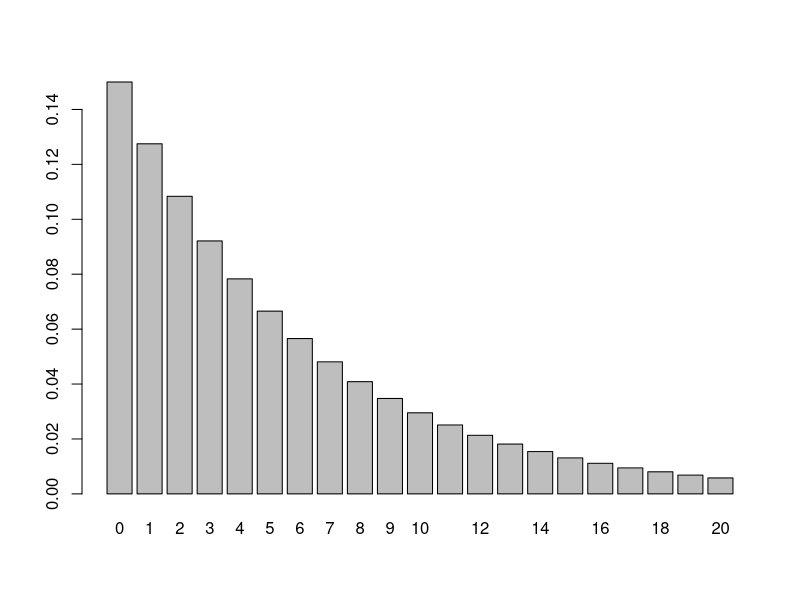
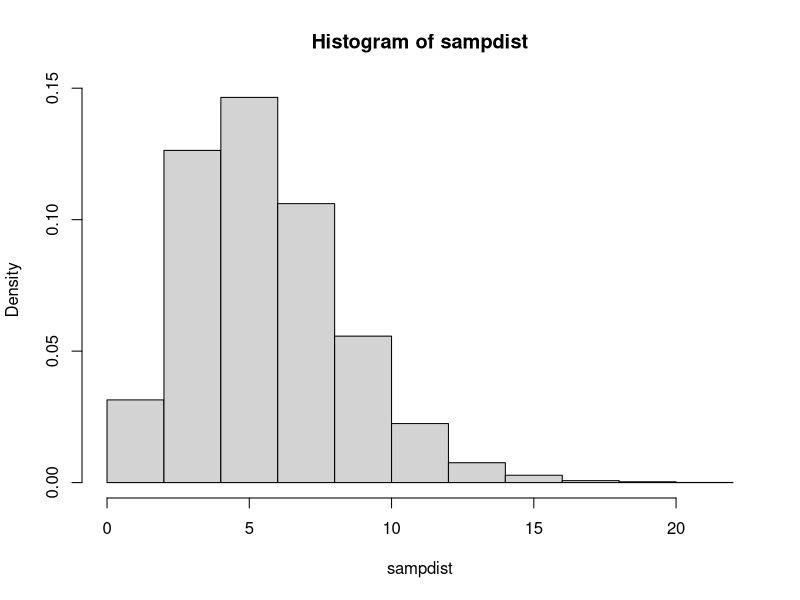
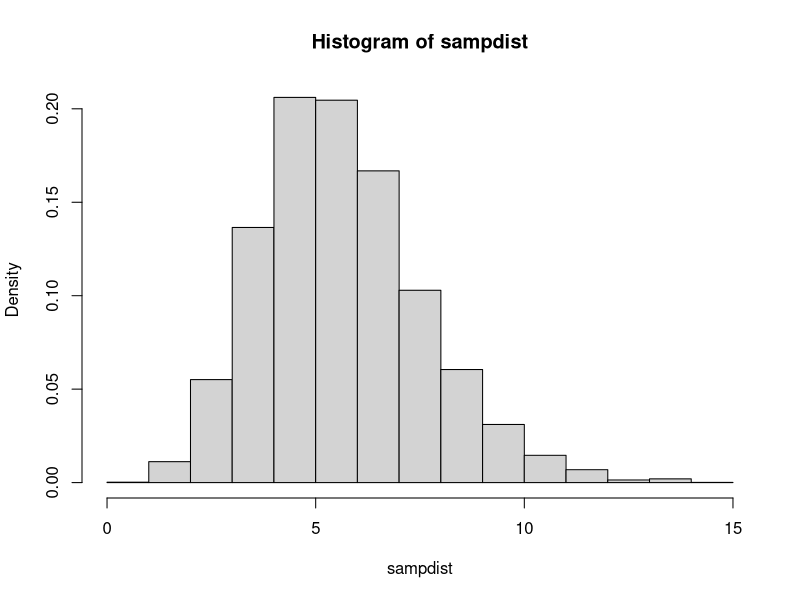
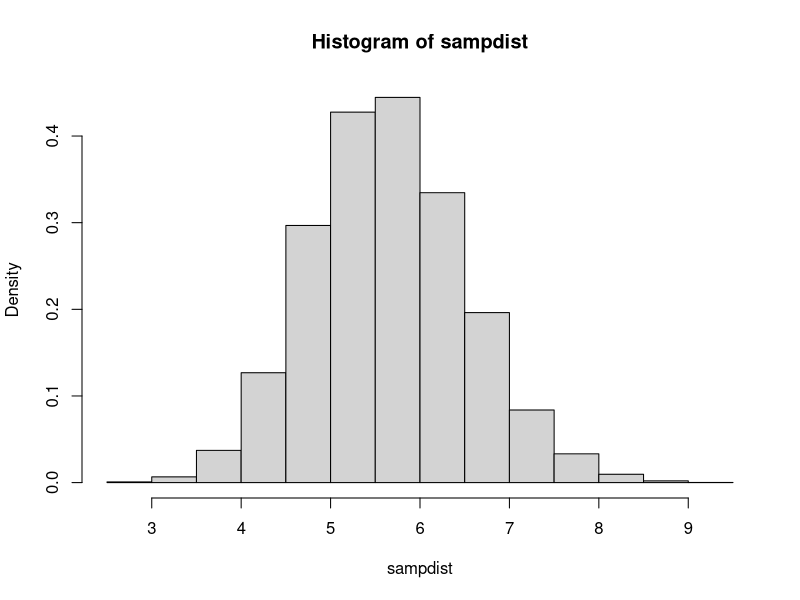
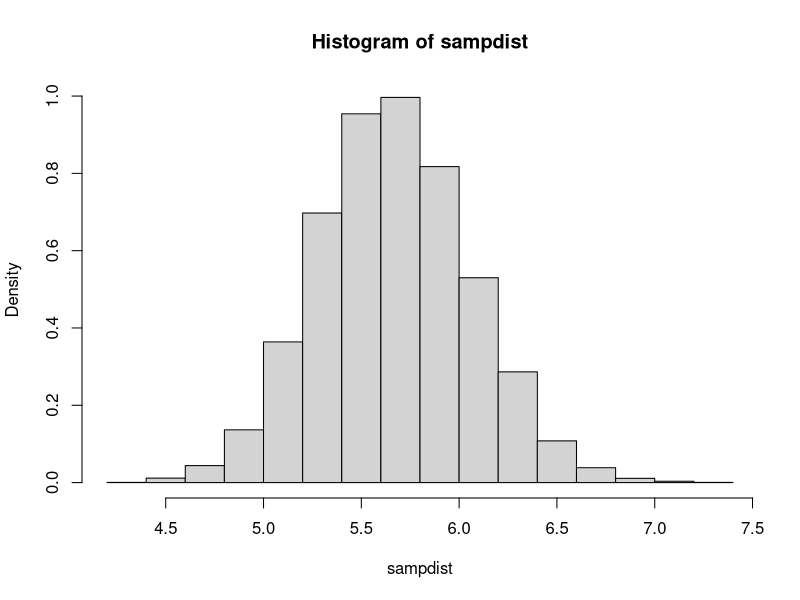
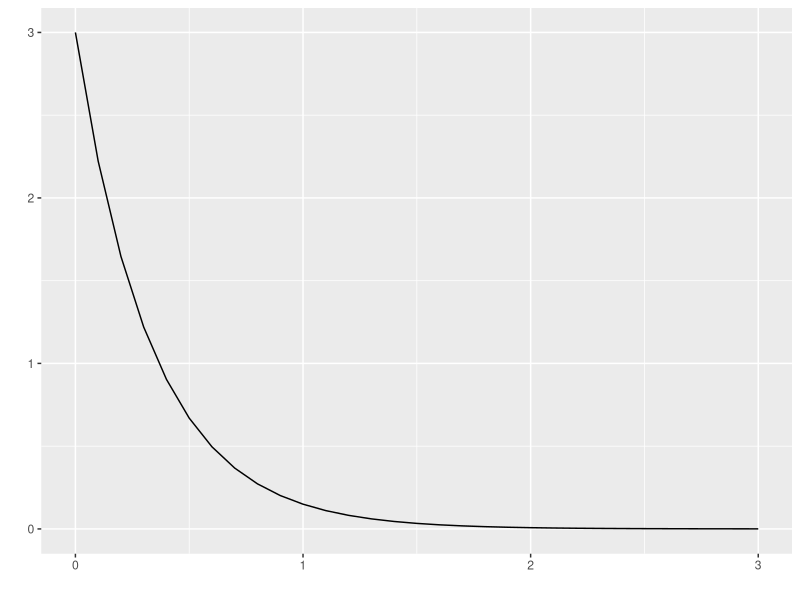
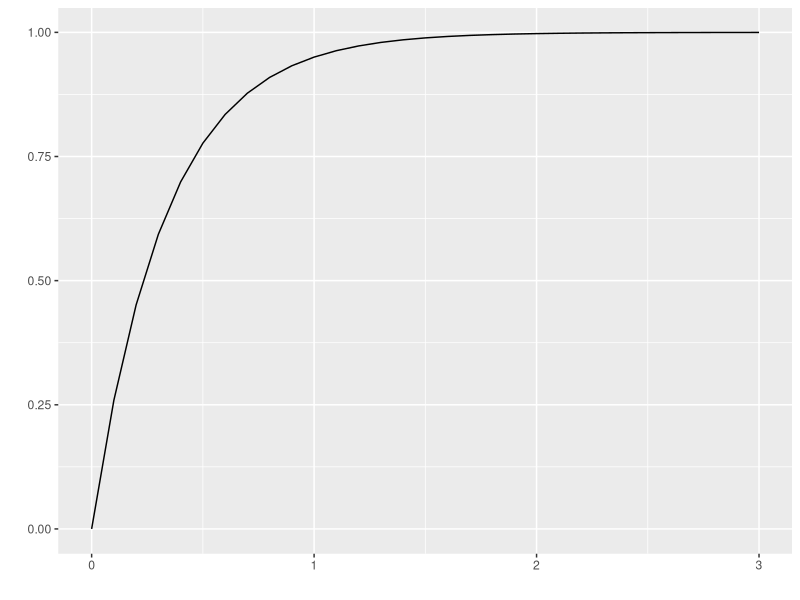
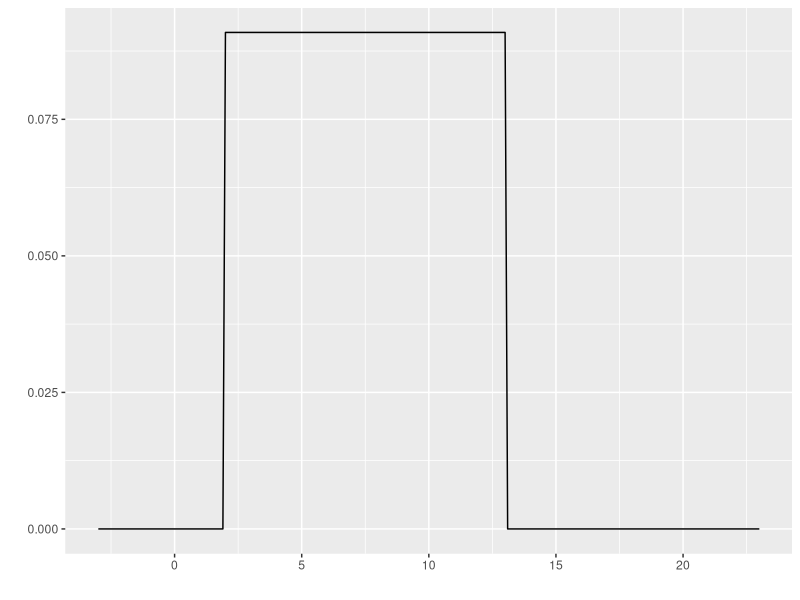

Write R code to recreate these figures, in order.
## ---- chunk 1
knitr::opts_chunk$set(echo = TRUE)
## ---- chunk 2
basketsuccess <- 0.15
basketfailure <- 1-basketsuccess
(basketfailure)^3*(basketsuccess)
## ---- chunk 3
dgeom(3, basketsuccess)
## ---- chunk 4
pgeom(3,basketsuccess)
## ---- chunk 5
1-pgeom(3,basketsuccess)
## ---- chunk 6
trials <- c(1,2,3,4)
basketfailure^(trials-1)*basketsuccess
1-sum(basketfailure^(trials-1)*basketsuccess)
## ---- chunk 7
barplot(dgeom(0:20, basketsuccess),names.arg=0:20)
## ---- chunk 8
sample(rgeom(5, basketsuccess))
rgeom(5, basketsuccess)
## ---- chunk 9
N=10^4
sampdist <- numeric(N)
for (i in 1:N)
{SampFromGeometric <- rgeom(5,basketsuccess)
sampdist[i] <- mean(SampFromGeometric)}

hist(sampdist, freq=F)

mean(sampdist)

## ---- chunk 10
N=10^4
sampdist <- numeric(N)
for (i in 1:N)
{SampFromGeometric <- rgeom(10,basketsuccess)
sampdist[i] <- mean(SampFromGeometric)}

hist(sampdist, freq=F)

mean(sampdist)

## ---- chunk 11
N=10^4
sampdist <- numeric(N)
for (i in 1:N)
{SampFromGeometric <- rgeom(50,basketsuccess)
sampdist[i] <- mean(SampFromGeometric)}

hist(sampdist, freq=F)

mean(sampdist)

## ---- chunk 12
N=10^4
sampdist <- numeric(N)
for (i in 1:N)
{SampFromGeometric <- rgeom(250,basketsuccess)
sampdist[i] <- mean(SampFromGeometric)}

hist(sampdist, freq=F)

mean(sampdist)

## ---- chunk 13
1/basketsuccess
## ---- chunk 14
pexp(1/2, 3)
## ---- chunk 15
qexp(.9,3)
## ---- chunk 16
library(ggfortify)
ggdistribution(dexp, seq(0, 3, 0.1), rate=3)
## ---- chunk 17
library(ggfortify)
ggdistribution(pexp, seq(0, 3, 0.1), rate=3)
## ---- chunk 18
#dunif()
## ---- chunk 19
library(ggfortify)
ggdistribution(dunif, seq(-3, 23, 0.1), min=2, max=13)
## ---- chunk 20
punif(10, 2, 13)
## ---- chunk 21
qunif(.7, 2, 13)
## ---- chunk 22
N=10^4
SampDist <- numeric(N)
for (i in 1:N)
{SampFromUnif <- runif(7,2,13)
SampDist[i] <- mean(SampFromUnif)}

hist(SampDist)
mean(SampDist)
